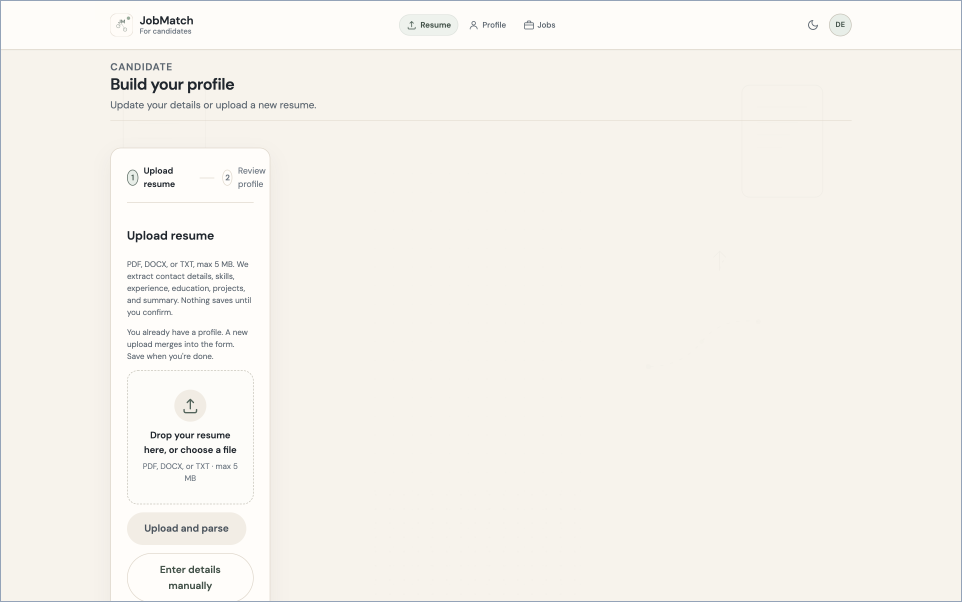
#> input picture docs/submission/jaamas/figures/screenshots/ui-candidate-onboarding.png, 2886 x 1806 px (shown at 1/3 size)
$ python make_fig10_eswa.py
#> lines starting #> are read from the running program, lines starting #| are printed output that depends on the picture
"""Build Fig10 for the ESWA paper: composite of 8 portal screenshots.

Layout: 4 columns x 2 rows. Each cell is lettered (a)-(h) to match
the IUI paper's Fig10 for cross-reference consistency. The two
single-direction screenshots already in the paper (fig1_application =
c, fig2_employer_view = g) are reproduced here so all 8 portal states
are visible in a single figure.

Mapping (mirrors the IUI paper convention):
  (a) candidate resume upload and review       ui-candidate-onboarding.png
  (b) candidate parsed-fields confirmation     ui-candidate-profile.png
  (c) candidate match list with explanation    ui-candidate-matches.png
  (d) candidate counterfactual view            ui-score-breakdown.png
  (e) employer job-description upload/review   ui-employer-jobs.png
  (f) employer parsed-requirements confirm     ui-admin-match-run.png
  (g) employer reverse match list              ui-employer-matches.png
  (h) employer shortlist panel                 ui-admin-console.png
"""

from PIL import Image, ImageDraw, ImageFont
from pathlib import Path

SOURCE = Path("../../../jaamas/figures/screenshots")
OUTPUT = Path("Fig10.png")

MAPPING = [
    ("ui-candidate-onboarding.png", "a"),
    ("ui-candidate-profile.png", "b"),
    ("ui-candidate-matches.png", "c"),
    ("ui-score-breakdown.png", "d"),
    ("ui-employer-jobs.png", "e"),
    ("ui-admin-match-run.png", "f"),
    ("ui-employer-matches.png", "g"),
    ("ui-admin-console.png", "h"),
]

COLS = 4
ROWS = 2
CELL_W = 720
CELL_H = 450
PADDING = 16
LABEL_H = 40

GRID_W = COLS * CELL_W + (COLS + 1) * PADDING
GRID_H = ROWS * CELL_H + (ROWS + 1) * PADDING + ROWS * LABEL_H

canvas = Image.new("RGB", (GRID_W, GRID_H), "white")
#> canvas: PIL image 2960x1028 RGB; every value is 255
draw = ImageDraw.Draw(canvas)

try:
    font_label = ImageFont.truetype("/System/Library/Fonts/Helvetica-Bold.ttc", 32)
except OSError:
    font_label = ImageFont.load_default()

for idx, (fname, letter) in enumerate(MAPPING):
    row = idx // COLS
    col = idx % COLS

    src = Image.open(SOURCE / fname).convert("RGB")
#> src is the input picture: PIL image 2886x1806 RGB; mean R, G, B 246, 242.6, 236.6
    src.thumbnail((CELL_W, CELL_H), Image.LANCZOS)
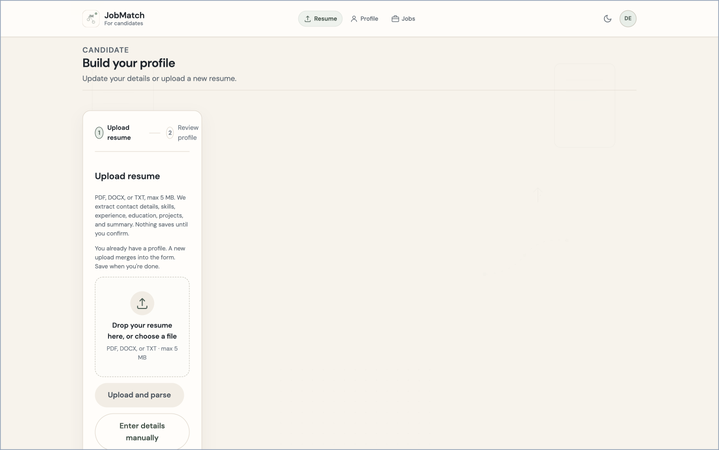
#> src: PIL image 719x450 RGB; mean R, G, B 246, 242.6, 236.6

    x0 = PADDING + col * (CELL_W + PADDING)
    y0 = PADDING + row * (CELL_H + PADDING + LABEL_H)
    paste_x = x0 + (CELL_W - src.width) // 2
#> paste_x = 16
    paste_y = y0 + (CELL_H - src.height) // 2
#> paste_y = 16

    draw.rectangle(
        [x0, y0, x0 + CELL_W, y0 + CELL_H],
        outline=(180, 180, 180),
        width=1,
    )
    canvas.paste(src, (paste_x, paste_y))
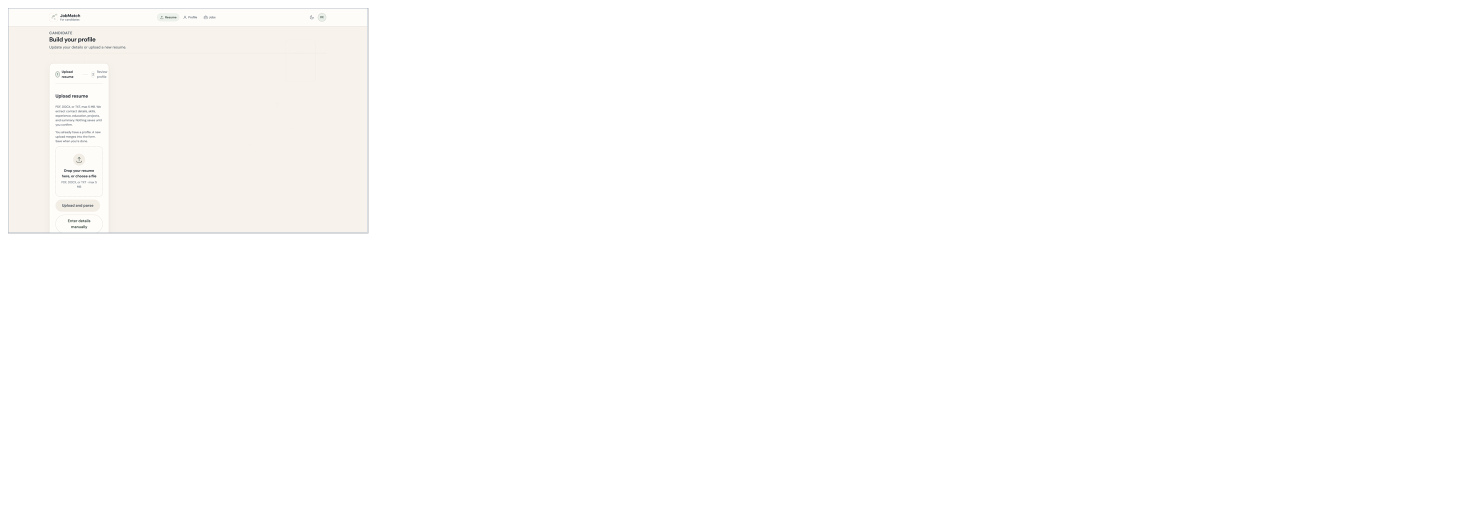
#> canvas: PIL image 2960x1028 RGB (shown at 1/2 size); mean R, G, B 254, 253.7, 253

    draw.text(
        (x0 + 8, y0 + CELL_H + 4),
        f"({letter})",
        fill=(40, 40, 40),
        font=font_label,
    )
#> pass 2 of the loop `for idx, (fname, letter) in enumerate(MAPPING):`:
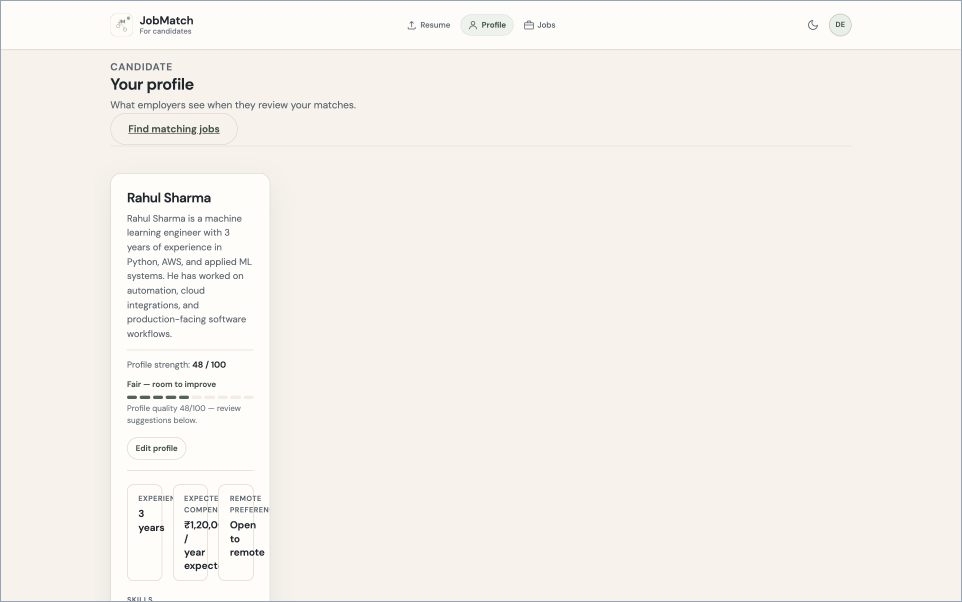
#> input picture docs/submission/jaamas/figures/screenshots/ui-candidate-profile.png, 2886 x 1806 px (shown at 1/3 size)
#> src is the input picture: PIL image 2886x1806 RGB; mean R, G, B 245.7, 242.3, 236.4
#> `src.thumbnail((CELL_W, CELL_H), Image.LANCZOS)`:
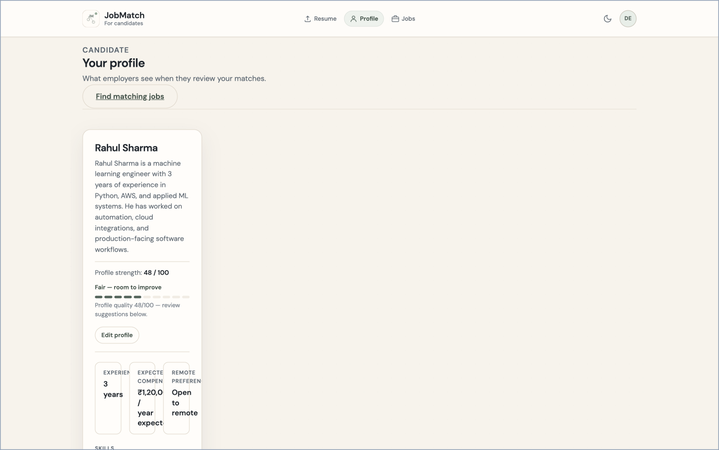
#> src: PIL image 719x450 RGB; mean R, G, B 245.7, 242.3, 236.4
#> `canvas.paste(src, (paste_x, paste_y))`:
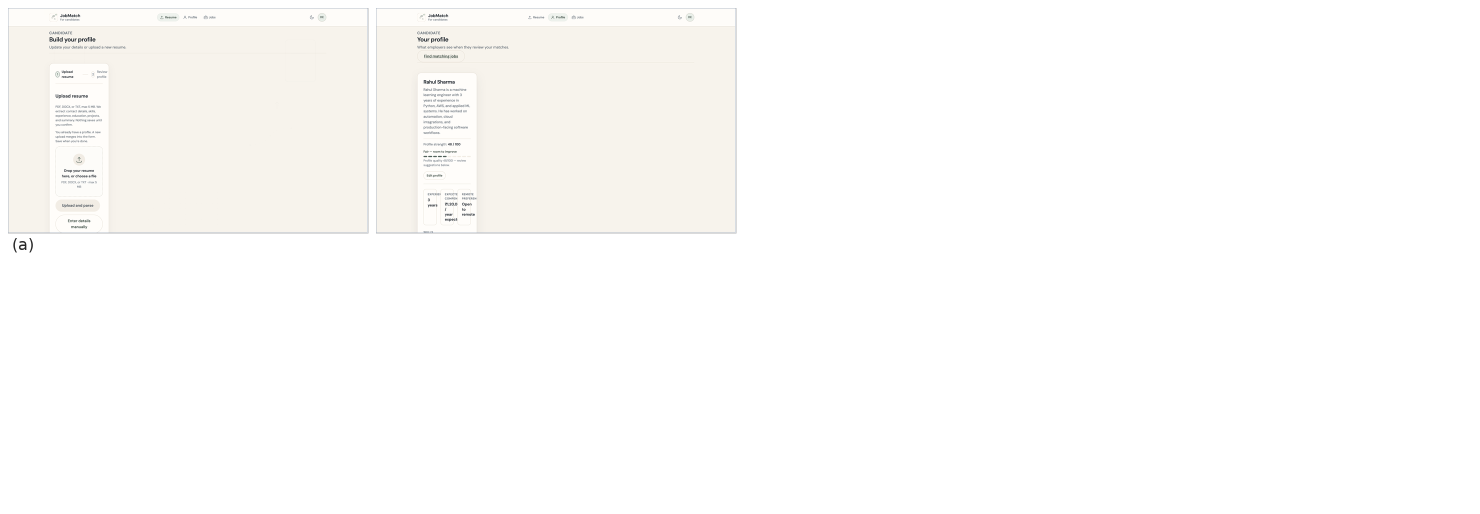
#> canvas: PIL image 2960x1028 RGB (shown at 1/2 size); mean R, G, B 253, 252.3, 251
#> pass 3 of the loop `for idx, (fname, letter) in enumerate(MAPPING):`:
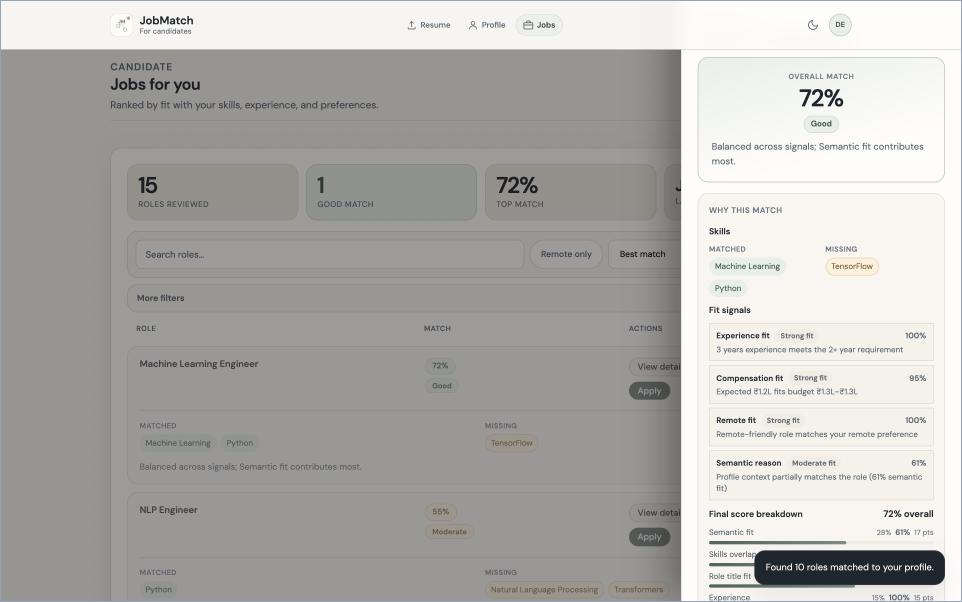
#> input picture docs/submission/jaamas/figures/screenshots/ui-candidate-matches.png, 2886 x 1806 px (shown at 1/3 size)
#> src is the input picture: PIL image 2886x1806 RGB; mean R, G, B 179.5, 178, 174.8
#> `src.thumbnail((CELL_W, CELL_H), Image.LANCZOS)`:
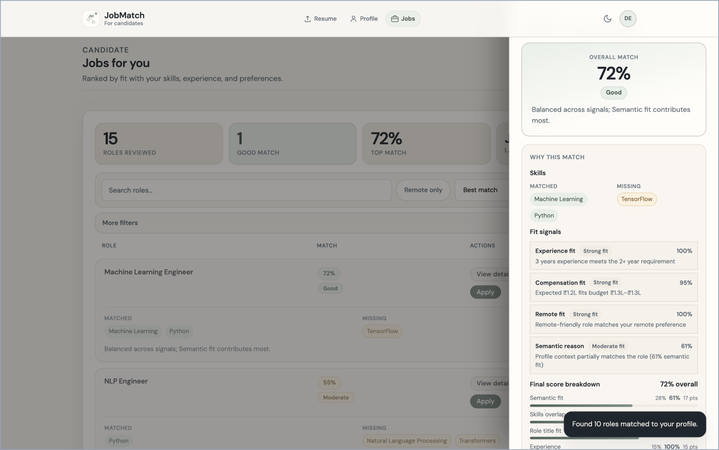
#> src: PIL image 719x450 RGB; mean R, G, B 179.6, 178.1, 174.9
#> `canvas.paste(src, (paste_x, paste_y))`:
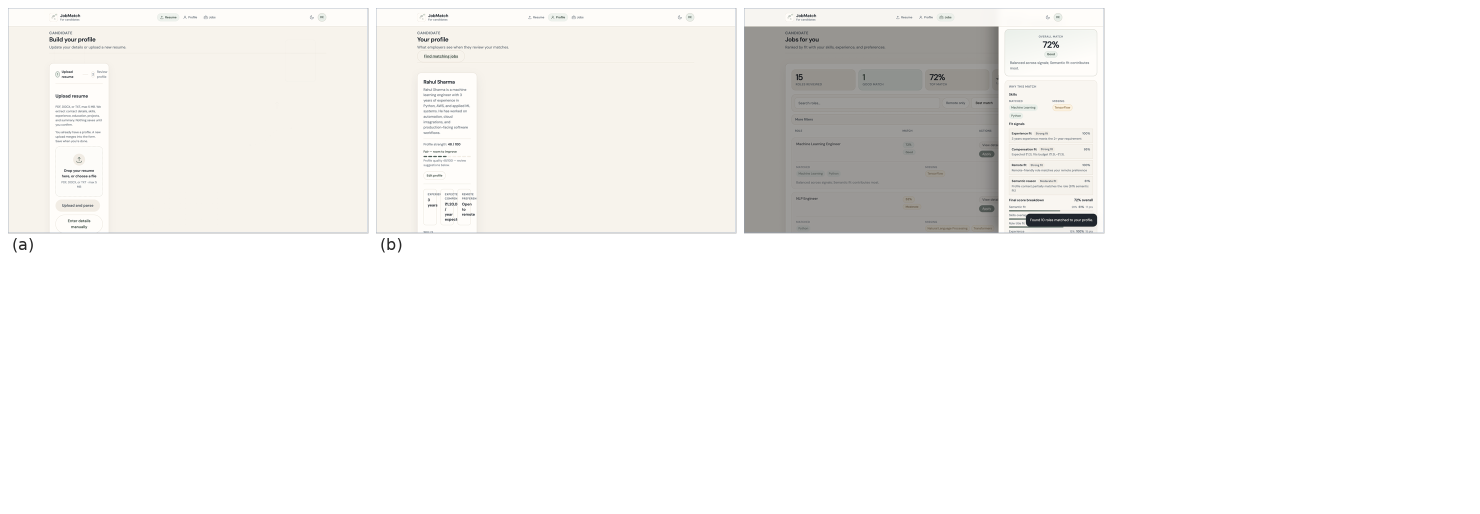
#> canvas: PIL image 2960x1028 RGB (shown at 1/2 size); mean R, G, B 244.9, 244, 242.4
#> (the run stopped early here; a loop or call above may not have finished)
